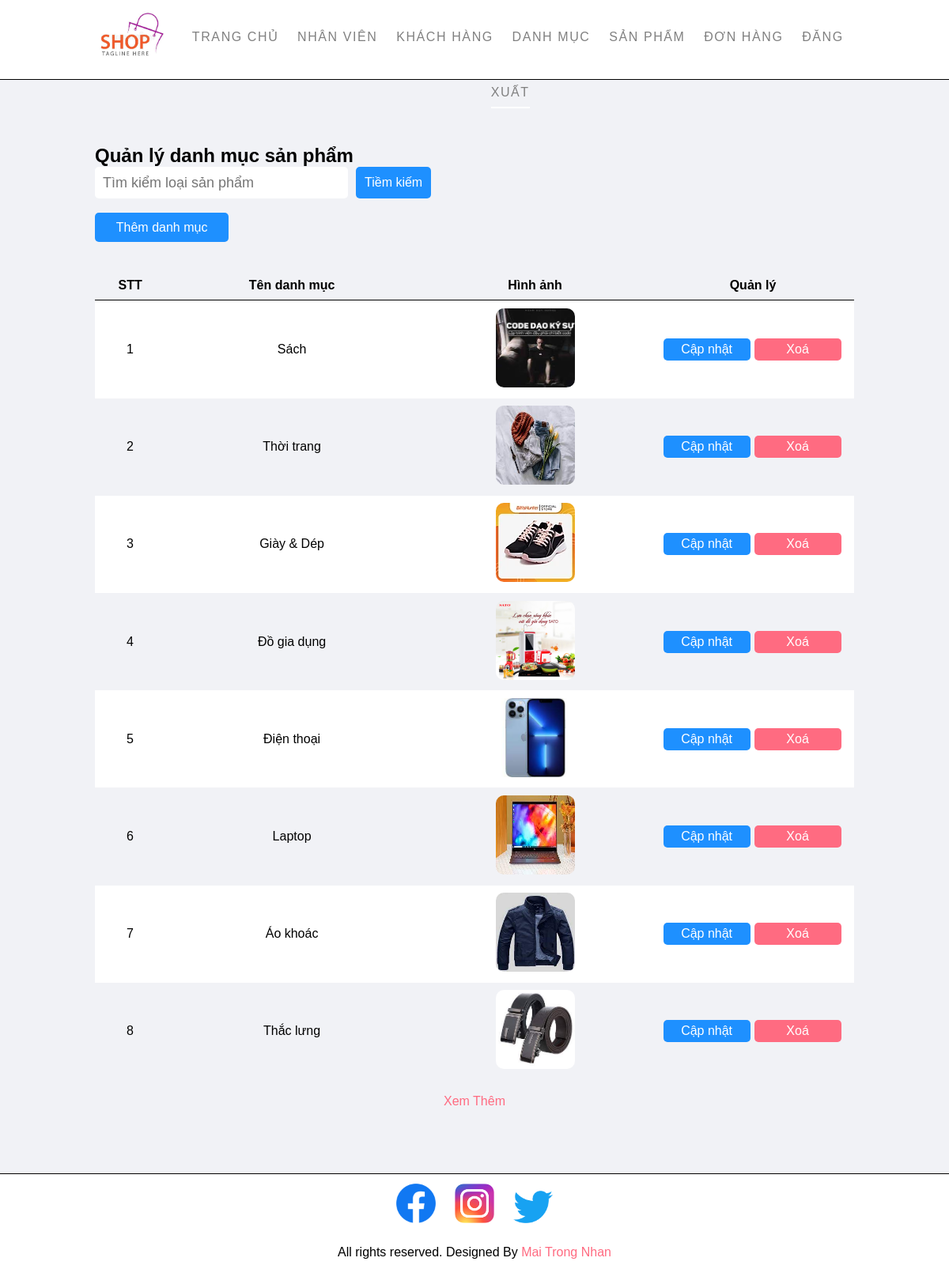
/admin/manager-categories.php (signed in), run on the app's committed database.
### tables this page shows
CREATE TABLE `LoaiHangHoa` (
  `MaLoaiHang` int(5) NOT NULL,
  `TenLoaiHang` varchar(100) DEFAULT NULL,
  `HinhAnh` varchar(50) DEFAULT NULL
);

### Config/connect.php (called while the page is built, shortened)
<?php
function executeSQLResult ($conn, $sql) {
    $result = mysqli_query($conn, $sql);
    $data = array();
    while ($row = mysqli_fetch_array($result)) {
        $data[] = $row;
    }
    return $data;
}
?>

### Admin/manager-categories.php (the view, shortened to what this page needs)
<?php include('./layouts/header.php') ?>
<section class="main text-content">
    <div class="container">
        <h1>Quản lý danh mục sản phẩm</h1>
        <div class="search">
            <input type="text" name='search' class="search-input" placeholder="Tìm kiểm loại sản phẩm">
            <button class="search-btn btn-primary" id="load-search-category"> Tiềm kiếm </button>
        </div>
        <br>
        <a href=<?php echo URL . "admin/add-category.php"; ?> class="btn-200 btn-primary">Thêm danh mục</a>
        <br><br>
        <table class="tbl-manager">
            <tr>
                <th>STT</th>
                <th>Tên danh mục</th>
                <th>Hình ảnh</th>
                <th>Quản lý</th>
            </tr>
            <?php
            $conn = connectToDatabase();
            $sql = "SELECT * FROM LoaiHangHoa LIMIT 10";
            $listCategories = executeSQLResult($conn, $sql);
            for ($i = 1; $i <= count($listCategories); $i++) {
                $id = $listCategories[$i - 1]['MaLoaiHang'];
                $NameCategory = $listCategories[$i - 1]['TenLoaiHang'];
                $pathImage = URL . 'images/categories/' . $listCategories[$i - 1]['HinhAnh'];
                if ($i % 2 == 0) {
            ?>
                    <tr class="text-center">
                        <td><?php echo $i; ?></td>
                        <td><?php echo $NameCategory; ?></td>
                        <td><a href=<?php echo $pathImage; ?>><img src=<?php echo $pathImage; ?> width="100px" height="100px" alt="No image" class="img-category"></a></td>
                        <td>
                            <a href=<?php echo URL . "admin/update-category.php?id=" . $id; ?> class="btn-primary">Cập nhật</a>
                            <a href=<?php echo URL . "admin/delete-item.php?id=" . $id . "&type=2"; ?> class="btn-danger">Xoá</a>
                        </td>
                    </tr>
                <?php
                } else {
                ?>
                    <tr class="white text-center">
                        <td><?php echo $i; ?></td>
                        <td><?php echo $NameCategory; ?></td>
                        <td><a href=<?php echo $pathImage; ?>><img src=<?php echo $pathImage; ?> width="100px" height="100px" alt="No image" class="img-category"></a></td>
                        <td>
                            <a href=<?php echo URL . "admin/update-category.php?id=" . $id; ?> class="btn-primary">Cập nhật</a>
                            <a href=<?php echo URL . "admin/delete-item.php?id=" . $id . "&type=2"; ?> class="btn-danger">Xoá</a>
                        </td>
                    </tr>
            <?php
                }
            }
            ?>
        </table>
        <br>
        <p class="text-center pink load-more" id="load-category">Xem Thêm</p>
    </div>
</section>
<?php
include('./layouts/footer.php') ?>

### Admin/css/style.css (style rules this page uses)
* { margin: 0; padding: 0; font-family: Arial, Helvetica, sans-serif; }
body { margin: 0; padding: 0; width: 100%; }
.container { width: 80%; margin: 0 auto; padding: 1%; }
.text-center { text-align: center; }
.pink { color: #ff6b81; }
.white { background-color: white; }
.btn-200 { width: 150px; border: 0; }
.btn-primary { background-color: #1e90ff; padding: 1%; border: 0; border-radius: 5px; color: white; text-decoration: none; display: block; text-align: center; }
.btn-danger { background-color: #ff6b81; padding: 1%; border-radius: 5px; color: white; text-decoration: none; display: block; text-align: center; }
a { text-decoration: none; }
.main { background-color: #f1f2f6; padding-top: 70px; padding-bottom: 70px; border-bottom: 1px solid; }
.tbl-manager { width: 100%; padding: 0; margin: 0; border-spacing: 0; }
.tbl-manager tr th { border-bottom: 1px solid black; padding: 1%; margin-left: 100px; }
.tbl-manager tr td { padding: 1%; }
.tbl-manager tr td:last-child { width: 16em; }
.tbl-manager tr td:last-child a { width: 100px; float: left; padding: 5px; margin-left: 5px; }
.img-category { border-radius: 10px; }
.load-more { cursor: pointer; }
.search { width: 100%; }
.search-input { width: 300px; height: 40px; border-radius: 5px; border: 0; font-size: 18px; padding: 0 10px 0 10px; float: left; }
.search-btn { font-size: 16px; margin-left: 10px; padding: 11px; float: left; }

### data on the page
loaihanghoa: TenLoaiHang "Sách", HinhAnh (picture)
loaihanghoa: TenLoaiHang "Thời trang", HinhAnh (picture)
loaihanghoa: TenLoaiHang "Giày & Dép", HinhAnh (picture)
loaihanghoa: TenLoaiHang "Đồ gia dụng", HinhAnh (picture)
loaihanghoa: TenLoaiHang "Điện thoại", HinhAnh (picture)
loaihanghoa: TenLoaiHang "Laptop", HinhAnh (picture)
loaihanghoa: TenLoaiHang "Áo khoác", HinhAnh (picture)
loaihanghoa: TenLoaiHang "Thắc lưng", HinhAnh (picture)
